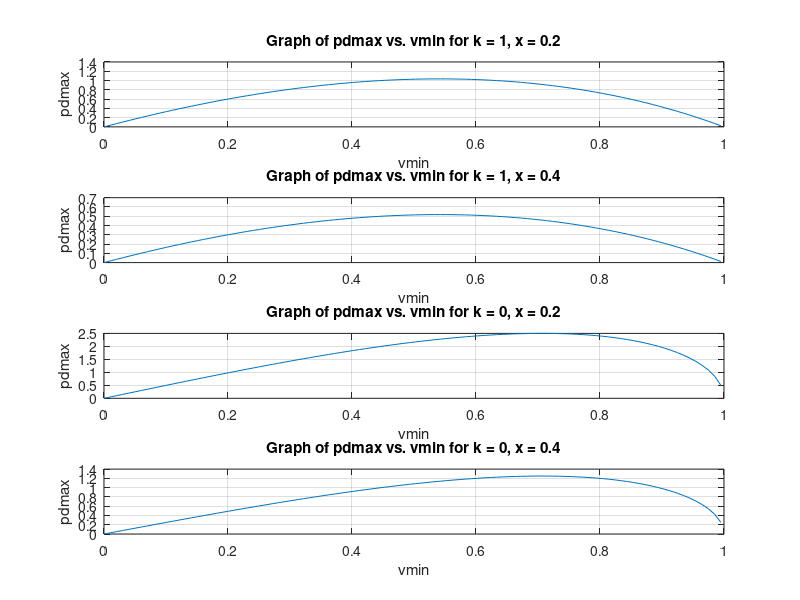

Source code (MATLAB):
%% constants
k_values = [1, 0];
x_values = [0.2, 0.4];
vs = 1;  

%% range of values for vmin
vmin_values = linspace(0, 0.995, 100);  %V_min range as needed (0 to 0.995)

%% Initialize an array to store pdmax values and corresponding k and x values
num_combinations = length(k_values) * length(x_values);
data = struct('k', cell(1, num_combinations), 'x', cell(1, num_combinations), 'pdmax_values', cell(1, num_combinations));

%% Calculation of pdmax values using the equation for different k and x values
idx = 1;
figure; 
for k = k_values
    for x = x_values
        pdmax_values = zeros(size(vmin_values));
        for i = 1:length(vmin_values)
            vmin = vmin_values(i);
            expression_inside_sqrt = (k^2 + 1) * vs^2 - vmin^2;
            if expression_inside_sqrt >= 0
                pdmax_values(i) = ((-k * vmin^2) + vmin * sqrt(expression_inside_sqrt)) / (x * (k^2 + 1));
            else
                pdmax_values(i) = NaN;  % Handle negative values
            end
            % Ensure pdmax is within the desired range (0 to 2.5)
            pdmax_values(i) = max(0, min(2.5, pdmax_values(i)));
        end
        
        data(idx).k = k;
        data(idx).x = x;
        data(idx).pdmax_values = pdmax_values;
        
%% subplot for each combination
        subplot(num_combinations, 1, idx);
        plot(vmin_values, pdmax_values);
        xlabel('vmin');
        ylabel('pdmax');
        title(['Graph of pdmax vs. vmin for k = ' num2str(k) ', x = ' num2str(x)]);
        grid on;
        
        idx = idx + 1;
    end
end

%% Display
disp('Conclusion: This table shows the pdmax values for different combinations of k and x.');


